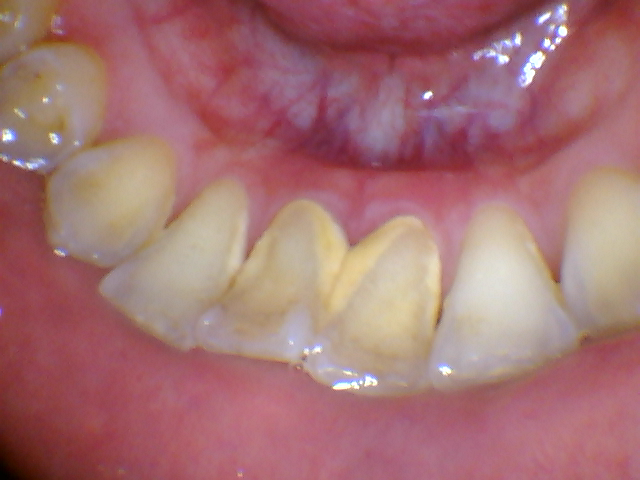
%> input picture images/dental/49.jpg, 640 x 480 px, given in place of 49.png, which was not available
$ octave manual_marker_watershed.m   (GNU Octave 9; MATLAB toolbox functions it lacks are replaced by stand-ins)
%> lines starting %> are read from the running program, lines starting %| are printed output that depends on the picture; in (x1, y1, x2, y2) boxes, pixels count from 0 and x2, y2 are one past the last pixel; in counts of white or black regions, pixels touching at a corner belong together; the program's own positions count from 1; pictures that were not available may be replaced by others from this repository, and a replacement may not be noted
clc; clear all; close all;
I_orig = (imread('../images/49.png'));
%> I_orig is the input picture: size 480x640x3 uint8; mean R, G, B 165.5, 113.8, 115.3

if (size(I_orig, 3)>1)
    I = rgb2gray(I_orig);
else
    I = I_orig;
end

figure, imshow(I);

hy = fspecial('sobel');
hx = hy';
Iy = imfilter(double(I), hy, 'replicate');
Ix = imfilter(double(I), hx, 'replicate');
gradmag = sqrt(Ix.^2 + Iy.^2);


se = strel('disk', 20);
Io = imopen(I, se);


Ie = imerode(I, se);
Iobr = imreconstruct(Ie, I);


Ioc = imclose(Io, se);


Iobrd = imdilate(Iobr, se);
Iobrcbr = imreconstruct(imcomplement(Iobrd), imcomplement(Iobr));
Iobrcbr = imcomplement(Iobrcbr);


fgm_gray = (imread('../images/49_msk.png'));
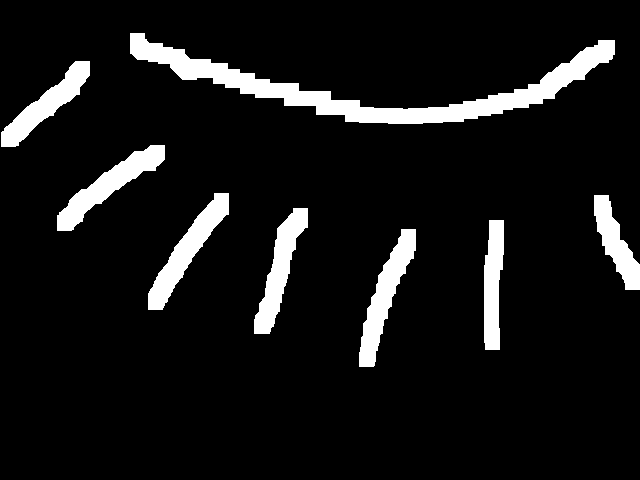
%> input picture images/dental/49_msk.png, 640 x 480 px
%> fgm_gray: size 480x640 logical; 8.7% white; 8 white regions, largest, box (x1, y1, x2, y2) and area: (130, 33, 615, 124) 9569, (359, 229, 416, 367) 2771, (148, 193, 229, 310) 2723
fgm_ = im2bw(fgm_gray, 0.1);
fgm = fgm_;
% fgm = imcomplement(fgm_);

%fgm = imread('../images/50_msk.png');

I2 = I;
I2(fgm) = 255;
%> I2: size 480x640 uint8; min 1, max 255, mean 138.3

se2 = strel(ones(5,5));
fgm2 = imclose(fgm, se2);
fgm3 = imerode(fgm2, se2);
%> fgm3: size 480x640 logical; 6.3% white; 8 white regions, largest, box (x1, y1, x2, y2) and area: (132, 35, 613, 122) 6997, (361, 231, 414, 365) 2007, (59, 147, 163, 229) 1947

fgm4 = bwareaopen(fgm3, 20);
I3 = I;
I3(fgm4) = 255;
%> I3: size 480x640 uint8; min 1, max 255, mean 135.8

bw = im2bw(Iobrcbr, graythresh(Iobrcbr));
%> bw: size 480x640 logical; 31.1% white; 2 white regions, box (x1, y1, x2, y2) and area: (60, 96, 640, 396) 92145, (36, 55, 102, 148) 3346

D = bwdist(bw);
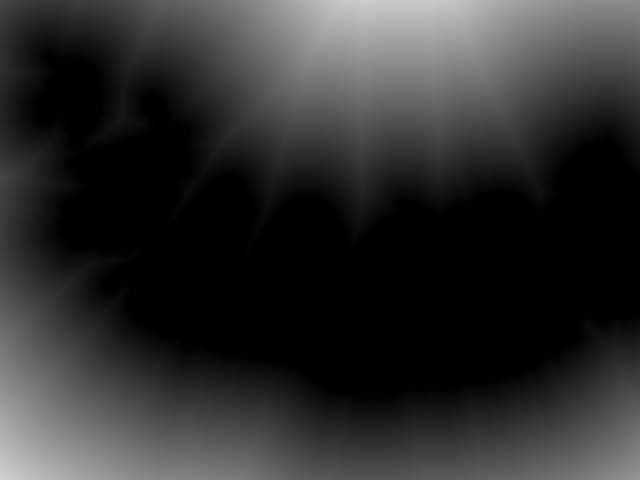
%> D: size 480x640 single; min 0, max 209.9, mean 46.5
DL = watershed(D);
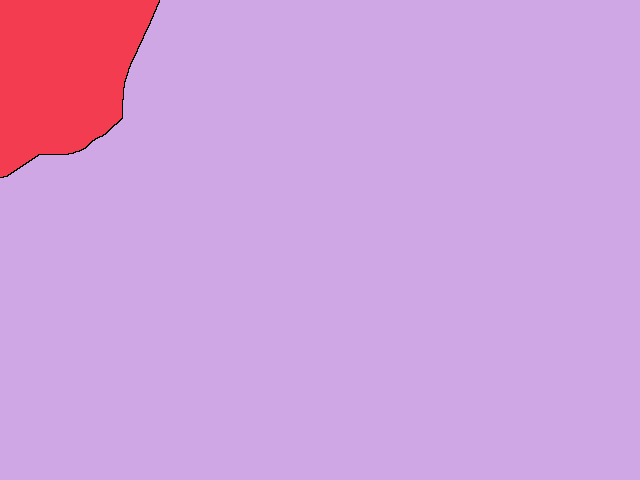
%> DL: size 480x640 uint8; 3 distinct labels, from 0 to 2; one colour per label, 0 black
bgm = DL == 0;
%> bgm: size 480x640 logical; 0.11% white in thin lines or dots, all inside (x1, y1, x2, y2) = (0, 0, 160, 178)


gradmag2 = imimposemin(gradmag, bgm | fgm4);
L = watershed(gradmag2);
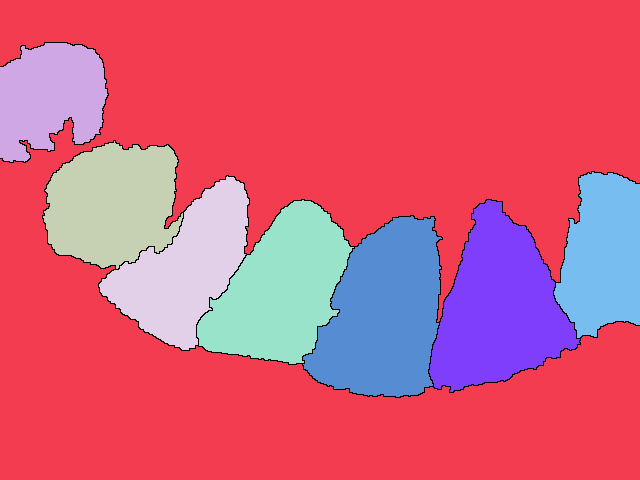
%> L: size 480x640 uint8; 9 distinct labels, from 0 to 8; one colour per label, 0 black

I4 = I;
I4(imdilate(L == 0, ones(3, 3)) | bgm | fgm4) = 255;
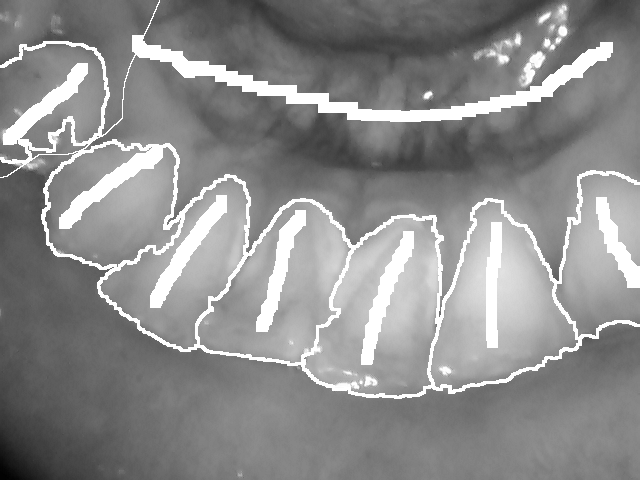
%> I4: size 480x640 uint8; min 1, max 255, mean 140.1
figure
imshow(I4)
title('Markers and object boundaries superimposed on original image (I4)')

Lrgb = label2rgb(L, 'jet', 'w', 'shuffle');
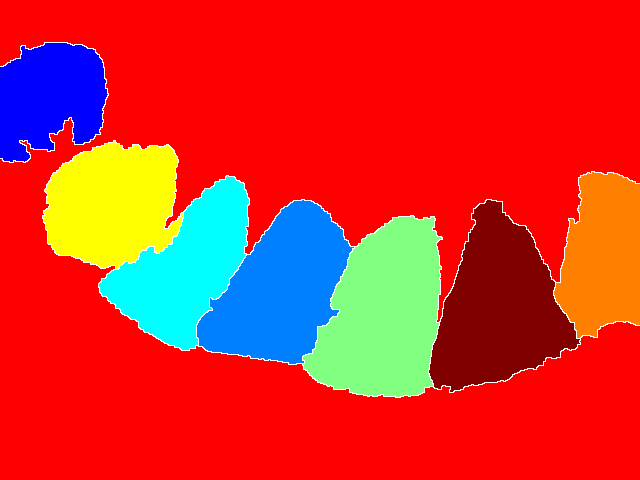
%> Lrgb: size 480x640x3 uint8; mean R, G, B 209.5, 50, 41.7
figure
imshow(Lrgb)
title('Colored watershed label matrix (Lrgb)')


min_label = min(L(:));
%> min_label = 0
max_label = max(L(:));
%> max_label = 8
numLabel = max_label - min_label + 1;
%> numLabel = 9
masks = zeros(size(I, 1), size(I, 2), numLabel);

s = regionprops(L, I, 'FilledImage', 'BoundingBox');
%> s = 8 regions; box (x1, y1, x2, y2): (0, 0, 640, 480), (0, 43, 108, 162), (43, 141, 183, 269), (99, 176, 249, 350), (197, 200, 354, 364), (303, 216, 442, 397), (429, 200, 580, 392), (554, 172, 640, 338)

imfinal = [];
old = 1;

for i=2:max_label
     B = (L==i);
     im_new = I_orig .* repmat(uint8(B), [1,1,3]);
     cropped = imcrop(im_new, s(i).BoundingBox);
%> (the run ends here)
